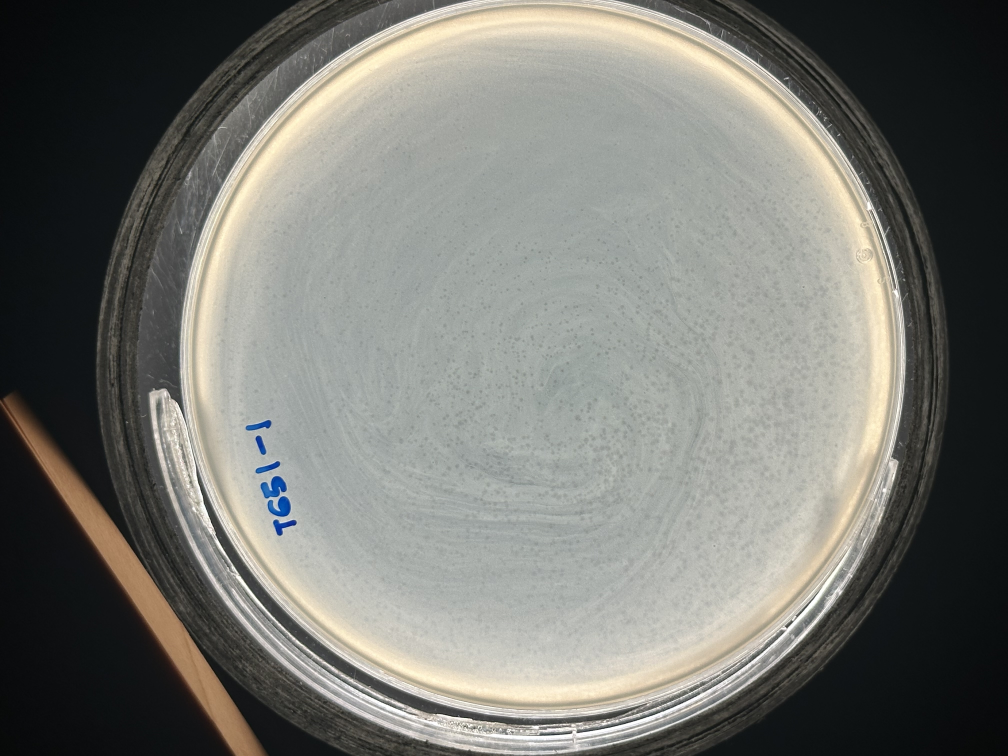
#> input picture plates/TG51-1.jpeg, 4032 x 3024 px (shown at 1/4 size)
$ python plaque_gui.py plates/TG51-1.jpeg   (older library calls are emulated)
#> lines starting #> are read from the running program, lines starting #| are printed output that depends on the picture
### plaque_size_tool.py
import argparse
import imutils
import cv2
import numpy as np
import datetime
import os
import pandas as pd
from PIL import Image, ImageStat, ImageEnhance, ImageOps

# allow reading iPhone HEIC/HEIF images directly
try:
    from pillow_heif import register_heif_opener
    register_heif_opener()
#> (this line was passed over: pillow_heif is not available in this run)
except Exception:
    pass


# [14 lines left out: function _ensure_bgr, not called in this run]


def read_image_bgr(path):
    """Read any supported image (incl. iPhone HEIC), honouring EXIF orientation.
    Always returns a 3-channel 8-bit BGR array (see _ensure_bgr)."""
#> called with path = 'plates/TG51-1.jpeg'
    ext = os.path.splitext(path)[1].lower()
    if ext in ('.heic', '.heif', '.jpg', '.jpeg'):
        im = ImageOps.exif_transpose(Image.open(path).convert('RGB'))
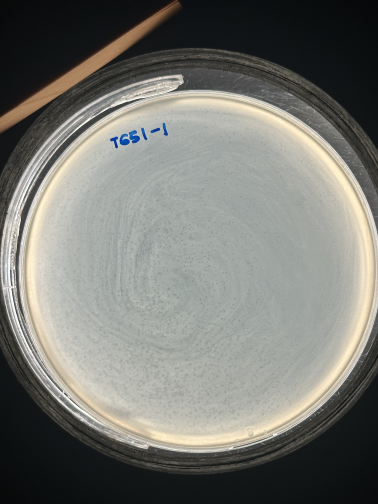
#> im: PIL image 3024x4032 RGB (shown at 1/8 size); mean R, G, B 119.5, 120, 114.5
        return cv2.cvtColor(np.array(im), cv2.COLOR_RGB2BGR)
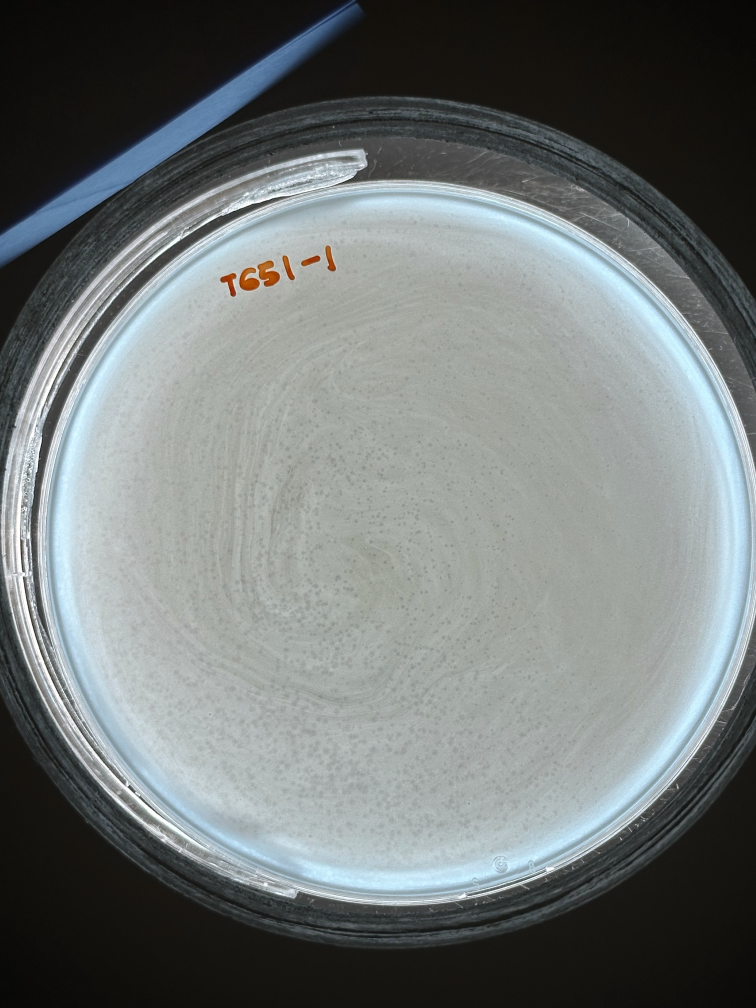
#> returned value: shape (4032, 3024, 3) (shown at 1/4 size); mean R, G, B 114.5, 120, 119.5
    img = cv2.imread(path)
    if img is not None:
        return _ensure_bgr(img)
    im = ImageOps.exif_transpose(Image.open(path).convert('RGB'))
    return cv2.cvtColor(np.array(im), cv2.COLOR_RGB2BGR)


try:                                    # one source of truth: repo-root _version.py
    from _version import __version__
except Exception:                       # pragma: no cover - standalone/partial installs
    __version__ = "0.0.0+unknown"
try:                                    # run_metadata.json writer (PT-9); optional
    import provenance
except Exception:                       # pragma: no cover - standalone installs
    provenance = None
out_dir_path = './out'
# Output stems: normally the image's basename. When a -d batch contains two images with
# the same basename in different sub-folders, both used to be written to the same
# data-green-<stem>.csv and the first was silently lost (AUDIT-2026-10.md, PT-23). Such
# collisions are now disambiguated with the sub-folder path; see assign_output_stems().
_output_stems = {}
# One id per invocation so run_metadata.json can tell its own flushes from a previous run.
_run_id = None
small_plaques = False
debug_mode = False
# When True, reproduce the EXACT published Plaque Size Tool behaviour (for citation /
# comparison). Default False uses two small corrections: numeric (un-truncated) sizes,
# and concentric-duplicate de-dup that keeps the FIRST member of each concentric pair
# (upstream's loop drops the first-visited member and keeps the second; see
# _check_duplicate_plaques_published and AUDIT-2026-10.md, PT-24).
use_published = False
# Opt-in (--watershed): split touching/merged plaques. Never runs in published mode.
watershed_enabled = False
# Opt-in (--sensitive): lower the size gates to catch very small (<~0.4 mm) plaques.
# Detects many more on dense small-plaque plates, at the cost of more false positives.
sensitive = False
# Opt-in (--upstream-exact): reproduce the ORIGINAL upstream image-read path as well as the
# published measurement maths. --published alone keeps the toolkit's (better) read path --
# EXIF transpose, BT.601 luma brightness, in-memory dimming with no lossy temp file -- which
# is byte-identical to upstream on neutral-grey input but NOT on colour-cast or JPEG plates.
# See docs/UPSTREAM_EXACT.md and AUDIT-2026-09.md (PT-1). Implies use_published.
upstream_exact = False


# [48 lines left out: function parse_args, not called in this run]


def debug_info(file_path, img):
    if debug_mode:
        cv2.imwrite(file_path, img)


def adjust_gamma(image, gamma=1.0):
    # build a lookup table mapping the pixel values [0, 255] to
    # their adjusted gamma values
    inv_gamma = 1.0 / gamma
    table = np.array([((i / 255.0) ** inv_gamma) * 255 for i in np.arange(0, 256)]).astype("uint8")

    return cv2.LUT(image, table)


def process_image(image, contrast):
    gray = cv2.cvtColor(image, cv2.COLOR_BGR2GRAY)
    debug_info("./test_pic_grey.jpg", gray)

    # different values for different plaque sizes
    h = 6
    if small_plaques:
        h = 3
    gray = cv2.fastNlMeansDenoising(gray, h=h)
    debug_info("./test_pic_grey_thresh_denoise.jpg", gray)

    # gray = unsharp_mask(gray)
    # cv2.imwrite("./test_pic_grey_unsharp.jpg", gray)

    blurred = cv2.GaussianBlur(gray, (7, 7), 0)
    # blurred = cv2.medianBlur(gray, 9)
    debug_info("./test_pic_blur.jpg", blurred)

    # ET point where it depends on a pic
    high_contrast = cv2.convertScaleAbs(blurred, alpha=contrast, beta=0)
    debug_info("./test_pic_high.jpg", high_contrast)

    gamma_test = adjust_gamma(high_contrast, 7.1)
    debug_info("./test_pic_green_gamma_0.jpg", gamma_test)

    high_contrast = adjust_gamma(high_contrast, 1.0)
    debug_info("./test_pic_green_gamma.jpg", high_contrast)

    # binary = cv2.adaptiveThreshold(high_contrast, 500, cv2.ADAPTIVE_THRESH_MEAN_C, cv2.THRESH_BINARY, 55, 2)
    # binary = cv2.adaptiveThreshold(high_contrast, 500, cv2.ADAPTIVE_THRESH_GAUSSIAN_C , cv2.THRESH_BINARY, 55, 2)

    plate_only = cv2.adaptiveThreshold(high_contrast, 255, cv2.ADAPTIVE_THRESH_GAUSSIAN_C, cv2.THRESH_BINARY_INV, 9, 1)
    # plate_only = cv2.threshold(high_contrast, 65, 255, cv2.THRESH_BINARY_INV)
    debug_info("./test_pic_plate_only.jpg", plate_only)

    # ret, thresh = cv2.threshold(high_contrast, 162, 255, cv2.THRESH_BINARY_INV)

    # ET added
    # blockSize affects large/small plaques (circles in circles)
    # change blockSize based on the AREA
    #block_size = 265
    block_size = 231
    if small_plaques:
        block_size = 49

    thresh = cv2.adaptiveThreshold(high_contrast, 255, cv2.ADAPTIVE_THRESH_GAUSSIAN_C, cv2.THRESH_BINARY_INV,
                                   block_size, 2)
    # thresh = cv2.adaptiveThreshold(high_contrast, 255, cv2.ADAPTIVE_THRESH_GAUSSIAN_C, cv2.THRESH_BINARY_INV, 49, 2)
    debug_info("./test_pic_grey_adapt_thresh.jpg", thresh)

    # laplacian = cv2.Laplacian(blur, -1, ksize=17, delta=-50)
    # laplacian = cv2.Laplacian(thresh, cv2.CV_64F)
    laplacian = cv2.Laplacian(thresh, cv2.CV_8UC1)
    debug_info("./test_pic_laplacian.jpg", laplacian)
    # [5 lines of commented-out code are left out]

    clr_high_contrast = cv2.cvtColor(high_contrast, cv2.COLOR_GRAY2BGR)
    return laplacian, high_contrast, clr_high_contrast
    # return binary, high_contrast, clr_high_contrast


def get_contours(binary_image):
    contours = cv2.findContours(binary_image, cv2.RETR_CCOMP, cv2.CHAIN_APPROX_SIMPLE)
    #contours = cv2.findContours(binary_image.copy(), cv2.RETR_CCOMP, cv2.CHAIN_APPROX_SIMPLE)
    #contours = cv2.findContours(binary_image.copy(), cv2.RETR_TREE, cv2.CHAIN_APPROX_SIMPLE)
    #contours = cv2.findContours(binary_image.copy(), cv2.RETR_EXTERNAL, cv2.CHAIN_APPROX_SIMPLE)

    return imutils.grab_contours(contours)


# [39 lines left out: functions draw_contours, draw_one_contour, not called in this run]


OUTPUT_DIR_NAMES = ('out', 'out_batch', 'out_turbidity', 'out_precise', 'out_precise_smoke',
                    'training_data')
OUTPUT_FILE_PREFIXES = ('out_', 'overlay_', 'precise_overlay_', 'figure_', 'plaquetk_')


# [72 lines left out: functions is_toolkit_output_dir, is_toolkit_output_file, get_image_paths, assign_output_stems, not called in this run]


def output_stem(image_path):
    """The stem used for this image's CSV and annotated image (see assign_output_stems)."""
    return _output_stems.get(image_path) or os.path.splitext(os.path.basename(image_path))[0]


# [31 lines left out: functions imwrite_checked, write_images, not called in this run]
    # cv2.imwrite(f'{out_dir}/out_red-{os.path.split(image_path)[1]}', output_image_red)
    #cv2.imwrite(f'{out_dir}/contrast-{os.path.split(image_path)[1]}', high_contrast_image)
    #cv2.imwrite(f'{out_dir}/binary-{os.path.split(image_path)[1]}', binary_image)


def write_data(out_dir, image_path, green_df, red_df, other_df):
    write_one_data(out_dir, image_path, 'green', green_df)
    #write_one_data(out_dir, image_path, 'red', red_df)
    #write_one_data(out_dir, image_path, 'other', other_df)


MEASUREMENT_COLUMNS = ['INDEX_COL', 'AREA_PXL', 'DIAMETER_PXL', 'AREA_MM2', 'DIAMETER_MM',
                       'MEAN_GRAY', 'TURBIDITY_REL']


# [21 lines left out: function write_one_data, not called in this run]


def calc_AREA_PXL_diff(contour_df):
    encl_AREA_PXL = 3.1415 * (contour_df['ENCL_DIAMETER_PXL'] ** 2) / 4
    return abs(1 - contour_df['AREA_PXL'] / encl_AREA_PXL)


def prepare_df(contours):
    pd.options.display.float_format = '{:,.2f}'.format
    if len(contours) == 0:                       # blank / featureless image -> 0 plaques (no crash)
        return pd.DataFrame(columns=['CONTOURS', 'HULL', 'AREA_PXL', 'ENCL_CENTER',
                                     'ENCL_DIAMETER_PXL', 'PERIMETER_PXL'])
    contours_obj = np.empty(len(contours), dtype=object)
    for _i in range(len(contours)):
        contours_obj[_i] = contours[_i]
    df = pd.DataFrame({'CONTOURS': contours_obj})
    # df = pd.DataFrame(imutils.grab_contours(contours), columns=['CONTOURS'])
    df['HULL'] = df.apply(lambda x: cv2.convexHull(x['CONTOURS']), axis=1)
    df['AREA_PXL'] = df.apply(lambda x: cv2.contourArea(x['HULL']), axis=1)
    encl_circle = df.apply(lambda x: cv2.minEnclosingCircle(x['HULL']), axis=1)
    df['ENCL_CENTER'] = encl_circle.str[0]
    df['ENCL_DIAMETER_PXL'] = encl_circle.str[1] * 2
    df['PERIMETER_PXL'] = df.apply(lambda x: f"{cv2.arcLength(x['HULL'], True):.2f}", axis=1)

    return df


def filter_contours(contours, image_size):
    df = prepare_df(contours)
    # [6 lines of commented-out code are left out]

    plaque_minimum_size = image_size[1]/15
    # green-plaque size gates (separate vars so --sensitive doesn't disturb red/other)
    green_min_size = plaque_minimum_size
    green_diam_min = 12 if small_plaques else 30
    if sensitive:                       # catch very small plaques (more, but noisier)
        green_min_size = 25
        green_diam_min = 5
    filter_green = df.apply(lambda x: x['AREA_PXL'] < 100000 and x['AREA_PXL'] > green_min_size
                            and calc_AREA_PXL_diff(x) < 0.21 and x['ENCL_DIAMETER_PXL'] > green_diam_min, axis=1)

    #filter_green = df.apply(lambda x: x['AREA_PXL'] < 100000 and x['AREA_PXL'] > 100 and calc_AREA_PXL_diff(x) < 0.21, axis=1)
    filter_plate = df.apply(lambda x: x['AREA_PXL'] > 100000 and calc_AREA_PXL_diff(x) < 0.21, axis=1)
    filter_red = df.apply(lambda x: x['AREA_PXL'] > plaque_minimum_size and calc_AREA_PXL_diff(x) > 0.21 and x['ENCL_DIAMETER_PXL'] < 30, axis=1)
    filter_other = df.apply(lambda x: x['AREA_PXL'] < plaque_minimum_size or calc_AREA_PXL_diff(x) > 0.21, axis=1)
    #filter_other = df.apply(lambda x: calc_AREA_PXL_diff(x) > 0.23, axis=1)
    #filter_other = df.copy()
    # filter_plate = filter_plate.apply(lambda x: calc_AREA_PXL_diff(x) < 0.21, axis=1)

    green_df = df[filter_green]
    red_df = df[filter_red]
    plate_df = df[filter_plate]
    other_df = df[filter_other]


    green_df.reset_index()
    green_df = reindex(green_df)

    red_df.reset_index()
    red_df = reindex(red_df)

    other_df.reset_index()
    other_df = reindex(other_df)

    plate_df.reset_index()
    plate_df = reindex(plate_df)

    return green_df, red_df, other_df, plate_df


def reindex(df):
    dfNew = df.copy()
    dfNew['INDEX_COL'] = df.index
    return dfNew

# [19 lines left out: function _check_duplicate_plaques_published, not called in this run]


def check_duplicate_plaques(obj_df):
    # De-duplicate concentric detections (circle-in-circle) by KEEPING the first of
    # each group and dropping only later near-coincident centers. The published version
    # keeps the SECOND member of a pair instead (see _check_duplicate_plaques_published),
    # so the two rules usually agree on the count but can keep a different survivor.
    if use_published:
        return _check_duplicate_plaques_published(obj_df)
    kept_centers = []
    drop_idx = []
    for idx, row in obj_df.iterrows():
        cx, cy = row['ENCL_CENTER'][0], row['ENCL_CENTER'][1]
        if any(abs(cx - kx) <= 5 and abs(cy - ky) <= 5 for kx, ky in kept_centers):
            drop_idx.append(idx)
        else:
            kept_centers.append((cx, cy))
    return obj_df.drop(drop_idx)

# Last computed pixel->mm calibration, so the provenance record can report it
# without changing any function's return type. Reset per image in main().
last_calibration = {'mm_per_px': None}


# [17 lines left out: function _calculate_size_mm_published, not called in this run]


def calculate_size_mm(plate_size, obj_df, plate_df):
    if use_published:
        return _calculate_size_mm_published(plate_size, obj_df.copy(), plate_df)
    # Keep every measurement NUMERIC (not formatted strings) so values aren't
    # truncated to 2 dp mid-computation and stay consistent with the GUI.
    obj_df = obj_df.copy()
    if len(obj_df) == 0:
        for col in ('DIAMETER_PXL', 'ENCL_DIAMETER_MM', 'AREA_MM2', 'DIAMETER_MM'):
            obj_df[col] = []
        return obj_df

    # area-equivalent diameter in pixels (from the true, unrounded area)
    obj_df['DIAMETER_PXL'] = obj_df['AREA_PXL'].apply(lambda a: round(float(np.sqrt(float(a) / np.pi) * 2), 2))

    max_plate_diameter = (plate_df['ENCL_DIAMETER_PXL'].max()
                          if (plate_df is not None and not plate_df.empty) else float('nan'))
    if plate_size and float(max_plate_diameter) > 0:
        mm_per_px = float(plate_size) / float(max_plate_diameter)
        last_calibration['mm_per_px'] = mm_per_px
        obj_df['ENCL_DIAMETER_MM'] = obj_df['ENCL_DIAMETER_PXL'].apply(lambda d: round(float(d) * mm_per_px, 2))
        obj_df['AREA_MM2'] = obj_df['AREA_PXL'].apply(lambda a: round(float(a) * mm_per_px * mm_per_px, 2))
        # diameter from the TRUE area (not a 2-dp-truncated AREA_MM2 string)
        obj_df['DIAMETER_MM'] = obj_df['AREA_PXL'].apply(
            lambda a: round(float(np.sqrt(float(a) * mm_per_px * mm_per_px / np.pi) * 2), 2))
    else:
        if plate_size and not last_calibration.get('warned_no_dish'):
            # calculate_size_mm runs once per contour class, so say this once per image
            last_calibration['warned_no_dish'] = True
            print("  WARNING: -p was given but no Petri dish was detected; "
                  "reporting pixels only (mm columns = 0).")
        obj_df['ENCL_DIAMETER_MM'] = 0
        obj_df['AREA_MM2'] = 0
        obj_df['DIAMETER_MM'] = 0

    return obj_df

# [24 lines left out: functions get_brightness, brightness_luma, not called in this run]


def _tmp_path_for(image_path):
    """Upstream's temp-file name: '<path>.tmp<ext>' beside the input image."""
    return image_path + '.tmp' + os.path.splitext(image_path)[1]


# [54 lines left out: functions read_and_dim_upstream_exact, read_and_dim, not called in this run]

def _mask_from_contour(shape, contour):
    mask = np.zeros(shape[:2], dtype="uint8")
    cv2.drawContours(mask, [np.asarray(contour, dtype=np.int32)], -1, 255, -1)
    return mask


# [15 lines left out: function dish_axis_ratio, not called in this run]


def mean_gray_in_mask(gray, mask):
    return float(cv2.mean(gray, mask)[0])


def estimate_lawn_gray(gray, dish_mask=None, exclude_masks=None):
    """Median grey of the bacterial lawn (dish interior minus plaque regions)."""
    if dish_mask is None:
        region = np.full(gray.shape[:2], 255, dtype="uint8")
    else:
        region = dish_mask.copy()
    if exclude_masks:
        for m in exclude_masks:
            region[m > 0] = 0
    vals = gray[region > 0]
    if vals.size == 0:
        vals = gray.ravel()
    return float(np.median(vals))


# [221 lines left out: functions turbidity_indices, add_turbidity, main, _process_one, not called in this run]


def renumerate_df(df):
    df_new = df.copy()
    df = df_new.reset_index()

    df_new['INDEX_COL'] = df.index + 1
    return df_new


def get_mean_grey_colour(img, contour):
    contour_mask = np.zeros(img.shape[:2], dtype="uint8")
    contour_mask = cv2.drawContours(contour_mask, [contour], -1, 255, -1)
    mean = cv2.mean(img, contour_mask)
    return mean[0]


# --------------------------------------------------------------------------- #
#  Watershed recovery of TOUCHING / MERGED plaques (opt-in: --watershed)
#  Splits blobs the circularity filter rejected, then re-measures each fragment
#  with the SAME per-contour math. OFF by default and in --published mode.
#  (Inspired by the DL instance-segmentation in PlaqSeg, done with classical CV
#  so it needs no extra dependencies and never alters the validated default.)
# --------------------------------------------------------------------------- #
WS_DEDUPE_CENTER_PX = 8   # a fragment within this of an existing green centre is a duplicate


# [100 lines left out: functions _watershed_split, _labels_to_contours, recover_merged_plaques, not called in this run]


# [2 lines that do not run on import are left out]

### plaque_gui.py
"""
Interactive GUI companion for plaque_size_tool.

Runs the SAME automatic detection + calibration as plaque_size_tool.py, then lets
you correct the result by hand:

  * left-drag            -> add a missed plaque as a circle (click centre, drag to edge)
  * left-click (Trace)   -> add a missed plaque by auto-tracing its outline
  * right-click          -> remove a plaque (auto or manual) under the cursor
  * Undo button / 'u'    -> undo the last add/remove
  * Save button / 's'    -> write the combined result (overwrites the standard outputs)
  * Mode button / 't'    -> toggle between Circle and Trace add-modes

Manual measurements use the exact same pixel->mm calibration as the automatic ones,
so the numbers are directly comparable. Output files (overwritten on Save):
  out/data-green-<name>.csv   (adds a SOURCE column: auto / manual)
  out/out_<name>.<ext>        (auto plaques green, manual plaques blue)

Usage:
  python plaque_gui.py -i IMAGE [-p PLATE_MM] [-small]
  python plaque_gui.py IMAGE  [-p PLATE_MM] [-small]
  python plaque_gui.py            (opens a file picker)
"""

import argparse
import os

import cv2
import numpy as np
import pandas as pd
import imutils
from PIL import Image, ImageEnhance

import plaque_size_tool as pst

try:
    from scalebar import draw_scale_bar
except Exception:          # never let a missing helper break detection/saves
    draw_scale_bar = None

# Module-level toggle: stamp a physical scale bar onto saved annotated images.
# Set to False to disable everywhere this save_results is used (GUI editor, app,
# measure_samples.py). The actual draw is also guarded by try/except below.
draw_scalebar = True


# --------------------------------------------------------------------------- #
#  Detection (mirrors plaque_size_tool.main() for a single image)
# --------------------------------------------------------------------------- #
def run_detection(image_path, plate_size, small, sensitive=False):
    """Return (display_rgb, orig_bgr, proc_gray, plaques, pxl_per_mm, candidates, lawn_gray, plate).
    sensitive=True lowers the size gates to catch very small plaques (more, noisier); it is
    forced OFF in --published mode so the validated algorithm is never altered."""
    pst.small_plaques = bool(small)
    pst.sensitive = bool(sensitive) and not pst.use_published
    pst.debug_mode = False

    # HEIC-safe read + in-memory dimming (no temp files)
    orig = pst.read_image_bgr(image_path)
    image = orig
    image_brightness = float(cv2.cvtColor(orig, cv2.COLOR_BGR2GRAY).mean())
#> image_brightness = 119.3
    if image_brightness > 70:
        image = np.clip(orig.astype(np.float32) * 0.5, 0, 255).astype(np.uint8)
#> (the rest of the program and of its run is left out)
